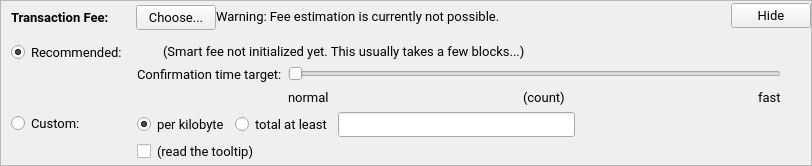
    <widget class="QFrame" name="frameFee">
     <property name="sizePolicy">
      <sizepolicy hsizetype="Expanding" vsizetype="Expanding">
       <horstretch>0</horstretch>
       <verstretch>0</verstretch>
      </sizepolicy>
     </property>
     <property name="maximumSize">
      <size>
       <width>16777215</width>
       <height>16777215</height>
      </size>
     </property>
     <property name="font">
      <font>
       <family>Roboto</family>
       <pointsize>10</pointsize>
       <weight>50</weight>
       <bold>false</bold>
      </font>
     </property>
     <property name="frameShape">
      <enum>QFrame::StyledPanel</enum>
     </property>
     <property name="frameShadow">
      <enum>QFrame::Sunken</enum>
     </property>
     <layout class="QVBoxLayout" name="verticalLayoutFee1">
      <property name="spacing">
       <number>0</number>
      </property>
      <property name="leftMargin">
       <number>0</number>
      </property>
      <property name="topMargin">
       <number>0</number>
      </property>
      <property name="rightMargin">
       <number>0</number>
      </property>
      <property name="bottomMargin">
       <number>0</number>
      </property>
      <item>
       <layout class="QVBoxLayout" name="verticalLayoutFee2" stretch="0,0,0">
        <property name="spacing">
         <number>0</number>
        </property>
        <property name="leftMargin">
         <number>10</number>
        </property>
        <property name="topMargin">
         <number>0</number>
        </property>
        <item>
         <layout class="QHBoxLayout" name="horizontalLayoutFee1">
          <property name="bottomMargin">
           <number>0</number>
          </property>
          <item>
           <layout class="QVBoxLayout" name="verticalLayoutFee7">
            <property name="spacing">
             <number>0</number>
            </property>
            <item>
             <spacer name="verticalSpacerSmartFee">
              <property name="font">
               <font>
                <family>Roboto</family>
                <pointsize>10</pointsize>
                <weight>50</weight>
                <bold>false</bold>
               </font>
              </property>
              <property name="orientation">
               <enum>Qt::Vertical</enum>
              </property>
              <property name="sizeType">
               <enum>QSizePolicy::Fixed</enum>
              </property>
              <property name="sizeHint" stdset="0">
               <size>
                <width>1</width>
                <height>4</height>
               </size>
              </property>
             </spacer>
            </item>
            <item>
             <layout class="QHBoxLayout" name="horizontalLayoutSmartFee">
              <property name="spacing">
               <number>10</number>
              </property>
              <item>
               <widget class="QLabel" name="labelFeeHeadline">
                <property name="sizePolicy">
                 <sizepolicy hsizetype="Preferred" vsizetype="Maximum">
                  <horstretch>0</horstretch>
                  <verstretch>0</verstretch>
                 </sizepolicy>
                </property>
                <property name="font">
                 <font>
                  <family>Roboto</family>
                  <pointsize>10</pointsize>
                  <weight>75</weight>
                  <bold>true</bold>
                 </font>
                </property>
                <property name="styleSheet">
                 <string notr="true">font-weight:bold;</string>
                </property>
                <property name="text">
                 <string>Transaction Fee:</string>
                </property>
               </widget>
              </item>
              <item>
               <widget class="QLabel" name="labelFeeMinimized">
                <property name="font">
                 <font>
                  <family>Roboto</family>
                  <pointsize>10</pointsize>
                  <weight>50</weight>
                  <bold>false</bold>
                 </font>
                </property>
                <property name="text">
                 <string/>
                </property>
               </widget>
              </item>
              <item>
               <widget class="QPushButton" name="buttonChooseFee">
                <property name="font">
                 <font>
                  <family>Roboto</family>
                  <pointsize>10</pointsize>
                  <weight>50</weight>
                  <bold>false</bold>
                 </font>
                </property>
                <property name="text">
                 <string>Choose...</string>
                </property>
               </widget>
              </item>
             </layout>
            </item>
            <item>
             <spacer name="verticalSpacer_5">
              <property name="font">
               <font>
                <family>Roboto</family>
                <pointsize>10</pointsize>
                <weight>50</weight>
                <bold>false</bold>
               </font>
              </property>
              <property name="orientation">
               <enum>Qt::Vertical</enum>
              </property>
              <property name="sizeHint" stdset="0">
               <size>
                <width>1</width>
                <height>1</height>
               </size>
              </property>
             </spacer>
            </item>
           </layout>
          </item>
          <item>
           <widget class="QLabel" name="fallbackFeeWarningLabel">
            <property name="font">
             <font>
              <family>Roboto</family>
              <pointsize>10</pointsize>
              <weight>50</weight>
              <bold>false</bold>
             </font>
            </property>
            <property name="toolTip">
             <string>Using the fallbackfee can result in sending a transaction that will take several hours or days (or never) to confirm. Consider choosing your fee manually or wait until your have validated the complete chain.</string>
            </property>
            <property name="text">
             <string>Warning: Fee estimation is currently not possible.</string>
            </property>
            <property name="wordWrap">
             <bool>false</bool>
            </property>
           </widget>
          </item>
          <item>
           <spacer name="horizontalSpacer_4">
            <property name="font">
             <font>
              <family>Roboto</family>
              <pointsize>10</pointsize>
              <weight>50</weight>
              <bold>false</bold>
             </font>
            </property>
            <property name="orientation">
             <enum>Qt::Horizontal</enum>
            </property>
            <property name="sizeType">
             <enum>QSizePolicy::MinimumExpanding</enum>
            </property>
            <property name="sizeHint" stdset="0">
             <size>
              <width>40</width>
              <height>20</height>
             </size>
            </property>
           </spacer>
          </item>
          <item>
           <widget class="QPushButton" name="buttonMinimizeFee">
            <property name="font">
             <font>
              <family>Roboto</family>
              <pointsize>10</pointsize>
              <weight>50</weight>
              <bold>false</bold>
             </font>
            </property>
            <property name="toolTip">
             <string>collapse fee-settings</string>
            </property>
            <property name="text">
             <string>Hide</string>
            </property>
           </widget>
          </item>
         </layout>
        </item>
        <item>
         <widget class="QFrame" name="frameFeeSelection">
          <property name="font">
           <font>
            <family>Roboto</family>
            <pointsize>10</pointsize>
            <weight>50</weight>
            <bold>false</bold>
           </font>
          </property>
          <layout class="QVBoxLayout" name="verticalLayoutFee12">
           <property name="spacing">
            <number>0</number>
           </property>
           <property name="leftMargin">
            <number>0</number>
           </property>
           <property name="topMargin">
            <number>0</number>
           </property>
           <property name="rightMargin">
            <number>0</number>
           </property>
           <property name="bottomMargin">
            <number>0</number>
           </property>
           <item>
            <layout class="QGridLayout" name="gridLayoutFee">
             <property name="topMargin">
              <number>10</number>
             </property>
             <property name="bottomMargin">
              <number>4</number>
             </property>
             <property name="horizontalSpacing">
              <number>10</number>
             </property>
             <property name="verticalSpacing">
              <number>4</number>
             </property>
             <item row="1" column="1">
              <layout class="QVBoxLayout" name="verticalLayoutFee8">
               <property name="spacing">
                <number>6</number>
               </property>
               <item>
                <layout class="QHBoxLayout" name="horizontalLayoutFee13">
                 <item>
                  <widget class="QRadioButton" name="radioCustomPerKilobyte">
                   <property name="font">
                    <font>
                     <family>Roboto</family>
                     <pointsize>10</pointsize>
                     <weight>50</weight>
                     <bold>false</bold>
                    </font>
                   </property>
                   <property name="toolTip">
                    <string>If the custom fee is set to 1000 satoshis and the transaction is only 250 bytes, then &quot;per kilobyte&quot; only pays 250 satoshis in fee, while &quot;total at least&quot; pays 1000 satoshis. For transactions bigger than a kilobyte both pay by kilobyte.</string>
                   </property>
                   <property name="text">
                    <string>per kilobyte</string>
                   </property>
                   <property name="checked">
                    <bool>true</bool>
                   </property>
                   <attribute name="buttonGroup">
                    <string notr="true">groupCustomFee</string>
                   </attribute>
                  </widget>
                 </item>
                 <item>
                  <widget class="QRadioButton" name="radioCustomAtLeast">
                   <property name="font">
                    <font>
                     <family>Roboto</family>
                     <pointsize>10</pointsize>
                     <weight>50</weight>
                     <bold>false</bold>
                    </font>
                   </property>
                   <property name="toolTip">
                    <string>If the custom fee is set to 1000 satoshis and the transaction is only 250 bytes, then &quot;per kilobyte&quot; only pays 250 satoshis in fee, while &quot;total at least&quot; pays 1000 satoshis. For transactions bigger than a kilobyte both pay by kilobyte.</string>
                   </property>
                   <property name="text">
                    <string>total at least</string>
                   </property>
                   <attribute name="buttonGroup">
                    <string notr="true">groupCustomFee</string>
                   </attribute>
                  </widget>
                 </item>
                 <item>
                  <widget class="BitcoinAmountField" name="customFee">
                   <property name="font">
                    <font>
                     <family>Roboto</family>
                     <pointsize>10</pointsize>
                     <weight>50</weight>
                     <bold>false</bold>
                    </font>
                   </property>
                  </widget>
                 </item>
                 <item>
                  <spacer name="horizontalSpacer_6">
                   <property name="font">
                    <font>
                     <family>Roboto</family>
                     <pointsize>10</pointsize>
                     <weight>50</weight>
                     <bold>false</bold>
                    </font>
                   </property>
                   <property name="orientation">
                    <enum>Qt::Horizontal</enum>
                   </property>
                   <property name="sizeHint" stdset="0">
                    <size>
                     <width>1</width>
                     <height>1</height>
                    </size>
                   </property>
                  </spacer>
                 </item>
                </layout>
               </item>
               <item>
                <layout class="QHBoxLayout" name="horizontalLayoutFee8">
                 <item>
                  <widget class="QCheckBox" name="checkBoxMinimumFee">
                   <property name="font">
                    <font>
                     <family>Roboto</family>
                     <pointsize>10</pointsize>
                     <weight>50</weight>
                     <bold>false</bold>
                    </font>
                   </property>
                   <property name="toolTip">
                    <string>Paying only the minimum fee is just fine as long as there is less transaction volume than space in the blocks. But be aware that this can end up in a never confirming transaction once there is more demand for prux transactions than the network can process.</string>
                   </property>
                   <property name="text">
                    <string/>
                   </property>
                  </widget>
                 </item>
                 <item>
                  <widget class="QLabel" name="labelMinFeeWarning">
                   <property name="enabled">
                    <bool>true</bool>
                   </property>
                   <property name="font">
                    <font>
                     <family>Roboto</family>
                     <pointsize>10</pointsize>
                     <weight>50</weight>
                     <bold>false</bold>
                    </font>
                   </property>
                   <property name="toolTip">
                    <string>Paying only the minimum fee is just fine as long as there is less transaction volume than space in the blocks. But be aware that this can end up in a never confirming transaction once there is more demand for prux transactions than the network can process.</string>
                   </property>
                   <property name="text">
                    <string>(read the tooltip)</string>
                   </property>
                   <property name="margin">
                    <number>5</number>
                   </property>
                  </widget>
                 </item>
                 <item>
                  <spacer name="horizontalSpacer_2">
                   <property name="font">
                    <font>
                     <family>Roboto</family>
                     <pointsize>10</pointsize>
                     <weight>50</weight>
                     <bold>false</bold>
                    </font>
                   </property>
                   <property name="orientation">
                    <enum>Qt::Horizontal</enum>
                   </property>
                   <property name="sizeHint" stdset="0">
                    <size>
                     <width>1</width>
                     <height>1</height>
                    </size>
                   </property>
                  </spacer>
                 </item>
                </layout>
               </item>
              </layout>
             </item>
             <item row="0" column="0">
              <layout class="QVBoxLayout" name="verticalLayoutFee4" stretch="0,1">
               <item>
                <widget class="QRadioButton" name="radioSmartFee">
                 <property name="font">
                  <font>
                   <family>Roboto</family>
                   <pointsize>10</pointsize>
                   <weight>50</weight>
                   <bold>false</bold>
                  </font>
                 </property>
                 <property name="text">
                  <string>Recommended:</string>
                 </property>
                 <property name="checked">
                  <bool>true</bool>
                 </property>
                 <attribute name="buttonGroup">
                  <string notr="true">groupFee</string>
                 </attribute>
                </widget>
               </item>
               <item>
                <spacer name="verticalSpacer_2">
                 <property name="font">
                  <font>
                   <family>Roboto</family>
                   <pointsize>10</pointsize>
                   <weight>50</weight>
                   <bold>false</bold>
                  </font>
                 </property>
                 <property name="orientation">
                  <enum>Qt::Vertical</enum>
                 </property>
                 <property name="sizeHint" stdset="0">
                  <size>
                   <width>1</width>
                   <height>1</height>
                  </size>
                 </property>
                </spacer>
               </item>
              </layout>
             </item>
             <item row="1" column="0">
              <layout class="QVBoxLayout" name="verticalLayoutFee9" stretch="0,1">
               <item>
                <widget class="QRadioButton" name="radioCustomFee">
                 <property name="font">
                  <font>
                   <family>Roboto</family>
                   <pointsize>10</pointsize>
                   <weight>50</weight>
                   <bold>false</bold>
                  </font>
                 </property>
                 <property name="text">
                  <string>Custom:</string>
                 </property>
                 <attribute name="buttonGroup">
                  <string notr="true">groupFee</string>
                 </attribute>
                </widget>
               </item>
               <item>
                <spacer name="verticalSpacer_6">
                 <property name="font">
                  <font>
                   <family>Roboto</family>
                   <pointsize>10</pointsize>
                   <weight>50</weight>
                   <bold>false</bold>
                  </font>
                 </property>
                 <property name="orientation">
                  <enum>Qt::Vertical</enum>
                 </property>
                 <property name="sizeHint" stdset="0">
                  <size>
                   <width>1</width>
                   <height>1</height>
                  </size>
                 </property>
                </spacer>
               </item>
              </layout>
             </item>
             <item row="0" column="1">
              <layout class="QVBoxLayout" name="verticalLayoutFee3" stretch="0,0,1">
               <property name="spacing">
                <number>6</number>
               </property>
               <property name="topMargin">
                <number>2</number>
               </property>
               <item>
                <layout class="QHBoxLayout" name="horizontalLayoutFee12">
                 <item>
                  <widget class="QLabel" name="labelSmartFee">
                   <property name="font">
                    <font>
                     <family>Roboto</family>
                     <pointsize>10</pointsize>
                     <weight>50</weight>
                     <bold>false</bold>
                    </font>
                   </property>
                   <property name="text">
                    <string/>
                   </property>
                   <property name="margin">
                    <number>2</number>
                   </property>
                  </widget>
                 </item>
                 <item>
                  <widget class="QLabel" name="labelFeeEstimation">
                   <property name="font">
                    <font>
                     <family>Roboto</family>
                     <pointsize>10</pointsize>
                     <weight>50</weight>
                     <bold>false</bold>
                    </font>
                   </property>
                   <property name="text">
                    <string/>
                   </property>
                  </widget>
                 </item>
                 <item>
                  <widget class="QLabel" name="labelSmartFee2">
                   <property name="font">
                    <font>
                     <family>Roboto</family>
                     <pointsize>10</pointsize>
                     <weight>50</weight>
                     <bold>false</bold>
                    </font>
                   </property>
                   <property name="text">
                    <string>(Smart fee not initialized yet. This usually takes a few blocks...)</string>
                   </property>
                   <property name="margin">
                    <number>2</number>
                   </property>
                  </widget>
                 </item>
                 <item>
                  <spacer name="horizontalSpacer_5">
                   <property name="font">
                    <font>
                     <family>Roboto</family>
                     <pointsize>10</pointsize>
                     <weight>50</weight>
                     <bold>false</bold>
                    </font>
                   </property>
                   <property name="orientation">
                    <enum>Qt::Horizontal</enum>
                   </property>
                   <property name="sizeHint" stdset="0">
                    <size>
                     <width>1</width>
                     <height>1</height>
                    </size>
                   </property>
                  </spacer>
                 </item>
                </layout>
               </item>
               <item>
                <layout class="QHBoxLayout" name="horizontalLayoutFee9">
                 <item>
                  <layout class="QVBoxLayout" name="verticalLayoutFee6">
                   <item>
                    <widget class="QLabel" name="labelSmartFee3">
                     <property name="font">
                      <font>
                       <family>Roboto</family>
                       <pointsize>10</pointsize>
                       <weight>50</weight>
                       <bold>false</bold>
                      </font>
                     </property>
                     <property name="text">
                      <string>Confirmation time target:</string>
                     </property>
                     <property name="margin">
                      <number>2</number>
                     </property>
                    </widget>
                   </item>
                   <item>
                    <spacer name="verticalSpacer_3">
                     <property name="font">
                      <font>
                       <family>Roboto</family>
                       <pointsize>10</pointsize>
                       <weight>50</weight>
                       <bold>false</bold>
                      </font>
                     </property>
                     <property name="orientation">
                      <enum>Qt::Vertical</enum>
                     </property>
                     <property name="sizeHint" stdset="0">
                      <size>
                       <width>1</width>
                       <height>1</height>
                      </size>
                     </property>
                    </spacer>
                   </item>
                  </layout>
                 </item>
                 <item>
                  <layout class="QVBoxLayout" name="verticalLayoutFee5">
                   <property name="rightMargin">
                    <number>30</number>
                   </property>
                   <item>
                    <widget class="QSlider" name="sliderSmartFee">
                     <property name="font">
                      <font>
                       <family>Roboto</family>
                       <pointsize>10</pointsize>
                       <weight>50</weight>
                       <bold>false</bold>
                      </font>
                     </property>
                     <property name="minimum">
                      <number>0</number>
                     </property>
                     <property name="maximum">
                      <number>23</number>
                     </property>
                     <property name="pageStep">
                      <number>1</number>
                     </property>
                     <property name="value">
                      <number>0</number>
                     </property>
                     <property name="orientation">
                      <enum>Qt::Horizontal</enum>
                     </property>
                     <property name="invertedAppearance">
                      <bool>false</bool>
                     </property>
                     <property name="invertedControls">
                      <bool>false</bool>
                     </property>
                     <property name="tickPosition">
                      <enum>QSlider::NoTicks</enum>
                     </property>
                    </widget>
                   </item>
                   <item>
                    <layout class="QHBoxLayout" name="horizontalLayoutFee10">
                     <item>
                      <widget class="QLabel" name="labelSmartFeeNormal">
                       <property name="font">
                        <font>
                         <family>Roboto</family>
                         <pointsize>10</pointsize>
                         <weight>50</weight>
                         <bold>false</bold>
                        </font>
                       </property>
                       <property name="text">
                        <string>normal</string>
                       </property>
                      </widget>
                     </item>
                     <item>
                      <spacer name="horizontalSpacer_7">
                       <property name="font">
                        <font>
                         <family>Roboto</family>
                         <pointsize>10</pointsize>
                         <weight>50</weight>
                         <bold>false</bold>
                        </font>
                       </property>
                       <property name="orientation">
                        <enum>Qt::Horizontal</enum>
                       </property>
                       <property name="sizeHint" stdset="0">
                        <size>
                         <width>40</width>
                         <height>20</height>
                        </size>
                       </property>
                      </spacer>
                     </item>
                     <item>
                      <widget class="QLabel" name="confirmationTargetLabel">
                       <property name="font">
                        <font>
                         <family>Roboto</family>
                         <pointsize>10</pointsize>
                         <weight>50</weight>
                         <bold>false</bold>
                        </font>
                       </property>
                       <property name="text">
                        <string notr="true">(count)</string>
                       </property>
                      </widget>
                     </item>
                     <item>
                      <spacer name="horizontalSpacer_3">
                       <property name="font">
                        <font>
                         <family>Roboto</family>
                         <pointsize>10</pointsize>
                         <weight>50</weight>
                         <bold>false</bold>
                        </font>
                       </property>
                       <property name="orientation">
                        <enum>Qt::Horizontal</enum>
                       </property>
                       <property name="sizeHint" stdset="0">
                        <size>
                         <width>40</width>
                         <height>20</height>
                        </size>
                       </property>
                      </spacer>
                     </item>
                     <item>
                      <widget class="QLabel" name="labelSmartFeeFast">
                       <property name="font">
                        <font>
                         <family>Roboto</family>
                         <pointsize>10</pointsize>
                         <weight>50</weight>
                         <bold>false</bold>
                        </font>
                       </property>
                       <property name="text">
                        <string>fast</string>
                       </property>
                      </widget>
                     </item>
                    </layout>
                   </item>
                  </layout>
                 </item>
                </layout>
               </item>
               <item>
                <spacer name="verticalSpacer_4">
                 <property name="font">
                  <font>
                   <family>Roboto</family>
                   <pointsize>10</pointsize>
                   <weight>50</weight>
                   <bold>false</bold>
                  </font>
                 </property>
                 <property name="orientation">
                  <enum>Qt::Vertical</enum>
                 </property>
                 <property name="sizeHint" stdset="0">
                  <size>
                   <width>1</width>
                   <height>1</height>
                  </size>
                 </property>
                </spacer>
               </item>
              </layout>
             </item>
            </layout>
           </item>
          </layout>
         </widget>
        </item>
        <item>
         <spacer name="verticalSpacerFee">
          <property name="font">
           <font>
            <family>Roboto</family>
            <pointsize>10</pointsize>
            <weight>50</weight>
            <bold>false</bold>
           </font>
          </property>
          <property name="orientation">
           <enum>Qt::Vertical</enum>
          </property>
          <property name="sizeHint" stdset="0">
           <size>
            <width>800</width>
            <height>1</height>
           </size>
          </property>
         </spacer>
        </item>
       </layout>
      </item>
     </layout>
    </widget>
